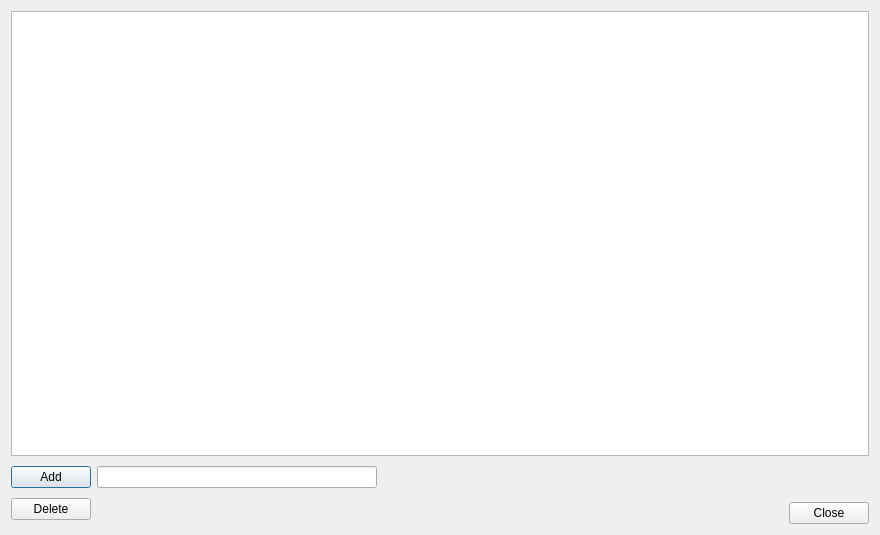
<?xml version="1.0" encoding="UTF-8"?>
<ui version="4.0">
 <class>AddAttributeDialog</class>
 <widget class="QDialog" name="AddAttributeDialog">
  <property name="geometry">
   <rect>
    <x>0</x>
    <y>0</y>
    <width>880</width>
    <height>535</height>
   </rect>
  </property>
  <property name="windowTitle">
   <string>Dialog</string>
  </property>
  <layout class="QVBoxLayout" name="verticalLayout">
   <item>
    <widget class="QListWidget" name="listWidget"/>
   </item>
   <item>
    <layout class="QHBoxLayout" name="horizontalLayout">
     <item>
      <layout class="QGridLayout" name="gridLayout">
       <item row="0" column="0">
        <widget class="QPushButton" name="AddButton">
         <property name="sizePolicy">
          <sizepolicy hsizetype="Fixed" vsizetype="Fixed">
           <horstretch>0</horstretch>
           <verstretch>0</verstretch>
          </sizepolicy>
         </property>
         <property name="text">
          <string>Add</string>
         </property>
        </widget>
       </item>
       <item row="0" column="1">
        <widget class="QLineEdit" name="lineEdit">
         <property name="sizePolicy">
          <sizepolicy hsizetype="Expanding" vsizetype="Fixed">
           <horstretch>0</horstretch>
           <verstretch>0</verstretch>
          </sizepolicy>
         </property>
         <property name="minimumSize">
          <size>
           <width>160</width>
           <height>0</height>
          </size>
         </property>
        </widget>
       </item>
       <item row="1" column="0">
        <widget class="QPushButton" name="DeleteButton">
         <property name="sizePolicy">
          <sizepolicy hsizetype="Fixed" vsizetype="Fixed">
           <horstretch>0</horstretch>
           <verstretch>0</verstretch>
          </sizepolicy>
         </property>
         <property name="text">
          <string>Delete</string>
         </property>
        </widget>
       </item>
      </layout>
     </item>
     <item>
      <spacer name="horizontalSpacer_3">
       <property name="orientation">
        <enum>Qt::Horizontal</enum>
       </property>
       <property name="sizeType">
        <enum>QSizePolicy::Expanding</enum>
       </property>
       <property name="sizeHint" stdset="0">
        <size>
         <width>100</width>
         <height>20</height>
        </size>
       </property>
      </spacer>
     </item>
     <item>
      <layout class="QGridLayout" name="gridLayout_2">
       <item row="0" column="1">
        <spacer name="verticalSpacer">
         <property name="orientation">
          <enum>Qt::Vertical</enum>
         </property>
         <property name="sizeType">
          <enum>QSizePolicy::Fixed</enum>
         </property>
         <property name="sizeHint" stdset="0">
          <size>
           <width>20</width>
           <height>40</height>
          </size>
         </property>
        </spacer>
       </item>
       <item row="1" column="0">
        <spacer name="horizontalSpacer_2">
         <property name="orientation">
          <enum>Qt::Horizontal</enum>
         </property>
         <property name="sizeType">
          <enum>QSizePolicy::Fixed</enum>
         </property>
         <property name="sizeHint" stdset="0">
          <size>
           <width>40</width>
           <height>20</height>
          </size>
         </property>
        </spacer>
       </item>
       <item row="1" column="1">
        <widget class="QPushButton" name="CloseButton">
         <property name="sizePolicy">
          <sizepolicy hsizetype="Fixed" vsizetype="Fixed">
           <horstretch>0</horstretch>
           <verstretch>0</verstretch>
          </sizepolicy>
         </property>
         <property name="text">
          <string>Close</string>
         </property>
        </widget>
       </item>
      </layout>
     </item>
    </layout>
   </item>
  </layout>
 </widget>
 <resources/>
 <connections/>
</ui>
